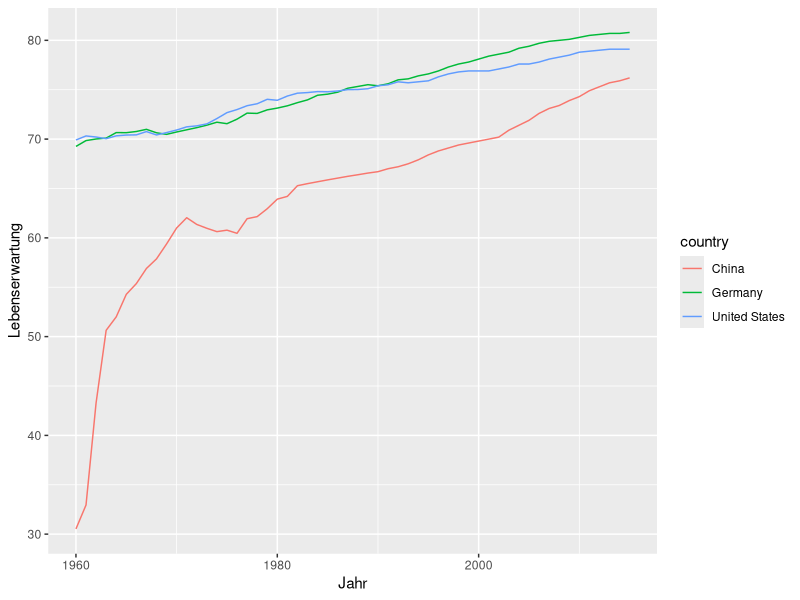
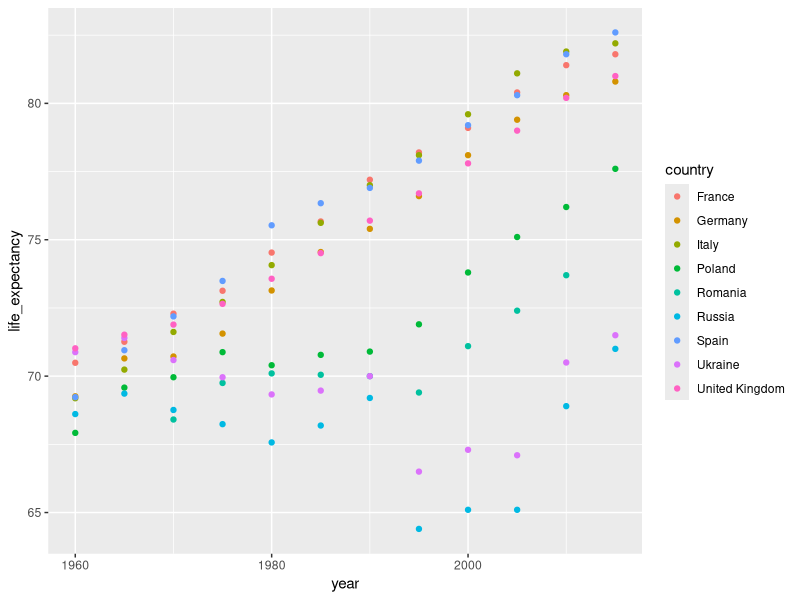
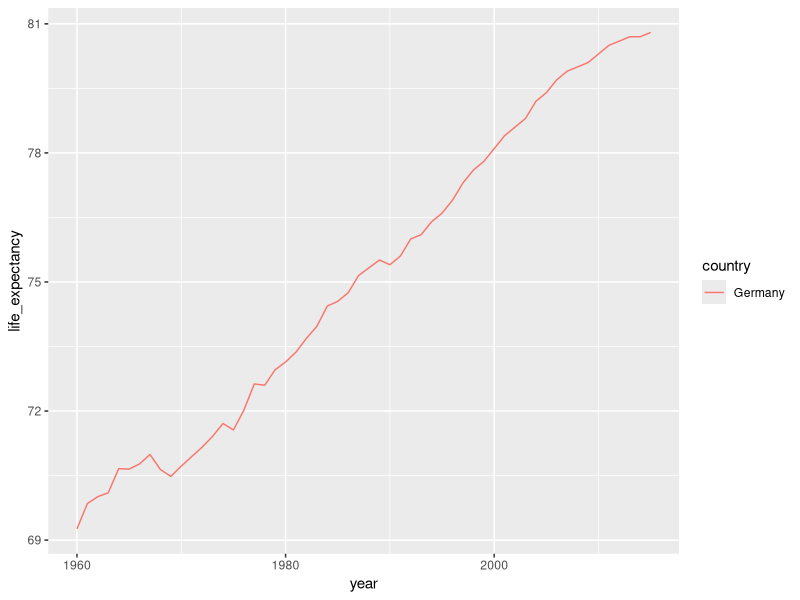
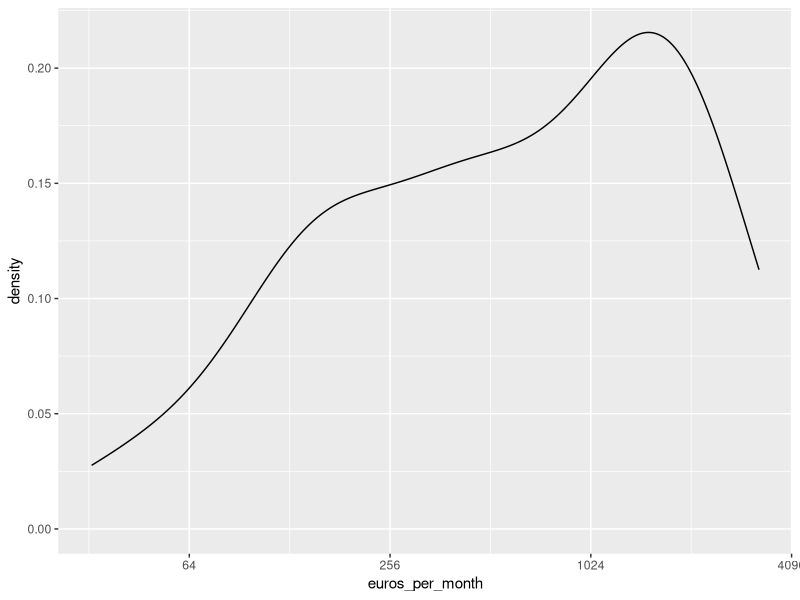
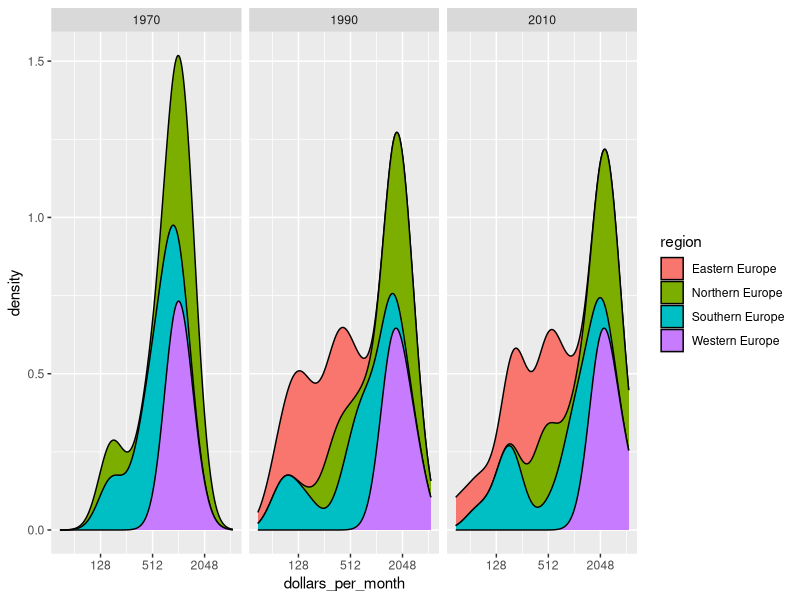
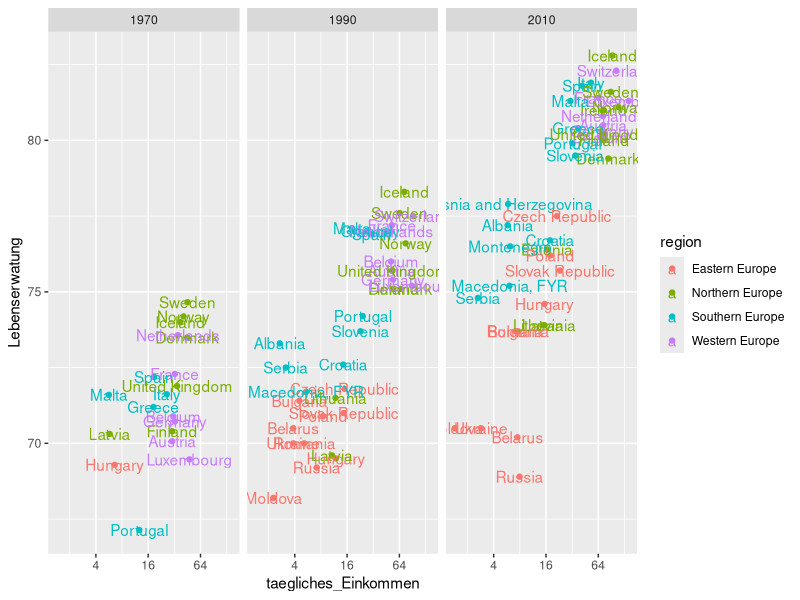
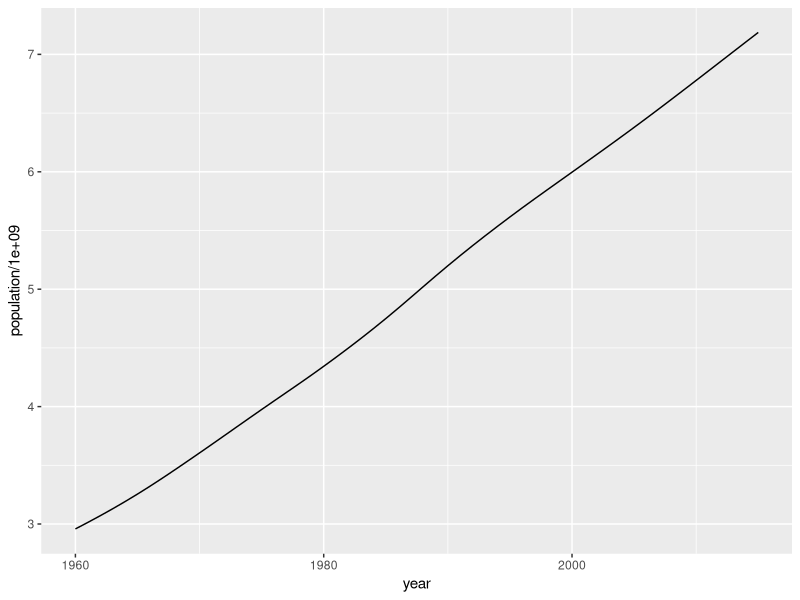

The R script that drew these images, in order:
library(dplyr)
library(dslabs)
library(ggplot2)
data(gapminder)


# herausfiltern der Daten von Deutschland, USA und China fuer die Jahre kleiner/gleich 2015
ger_us_ch <- gapminder %>%
  filter(country %in% c('Germany', 'United States', 'China'), year <= 2015) %>%
  mutate(Lebenserwartung = life_expectancy) %>% 
  mutate(Jahr = year)

ger_us_ch


# Graph zu den Lebenserwartungen 
ger_us_ch_plot <- ger_us_ch %>%
  ggplot(aes(Jahr, Lebenserwartung, color = country)) +
  geom_line()

ger_us_ch_plot


# Zusammenfassung der Lebenserwartungen fuer Deutschland, USA und China zwischen 1960 und 2015:
# geringste, 1. Quantil, Median, Durchschnitt, 3. Qunatil, hoechste
summary(ger_us_ch$life_expectancy)


# Lebenserwartung europaeischer Laender mit mehr als 20Mio Einwohnern in den Jahren 1960 bis 2015
# in Fuenfjahresschritten
europe <- gapminder %>%
  filter(year %in% c(1960,1965,1970, 1975,1980,1985,1990,1995,2000,2005,2010,2015),
         continent == 'Europe',
         fertility <= 3,
         population >= 20000000) %>%
  select(country, life_expectancy, population, year)

europe


# Graph zu Lebenserwartung (s.o.)
europe_plot <- europe %>% 
  ggplot(aes(year, life_expectancy, color = country)) +
  geom_point()

europe_plot

# Zusammenfassung der Lebenserwartungen fuer Europa > 20Mio Einwohnern im Jahr 1905 bis 2015:
# geringste, 1. Quantil, Median, Durchschnitt, 3. Qunatil, hoechste
summary(europe$life_expectancy)


# Graph ueber Anstieg der Lebenserwartungen in Deutschland von 1960 - 2015
germany <-
  gapminder %>% filter(country == 'Germany', year <= 2015) %>%
  ggplot(aes(year, life_expectancy, color = country)) + geom_line()

germany


# Durchschnittsgehaelter in Euro 2010 in Europa (EUR/Dollar Kurs entspricht 2010er Jahresdurchschnitt)
euro_monat <- gapminder %>%
  filter(year == 2010, continent == 'Europe',!is.na(gdp)) %>%
  mutate(dollars_per_month = gdp / population / 12) %>%
  mutate(euros_per_month = dollars_per_month / 1.33)

euro_monat


# Dichtediagramm der Durchschnittsgehaelter in Europa im Jahr 2010
euro_monat %>%
  ggplot(aes(euros_per_month)) +
  scale_x_continuous(trans = 'log2') +
  geom_density()


# Durchschnittliches Monatsgehalt in Europa in den Jahren 1970,1990,2010 (in Dollar)
monatsdollar <- gapminder %>%
  filter(year %in% c(1970, 1990, 2010), continent == 'Europe',!is.na(gdp)) %>%
  mutate(dollars_per_month = gdp / population / 12)


# Dichtediagramm zu oben  
monatsdollar %>%
  ggplot(aes(dollars_per_month, fill = region)) +
  scale_x_continuous(trans = 'log2') +
  geom_density(bw = 0.5, position = 'stack') +
  facet_grid(. ~ year)

# Lebenserwartung in Abhaengigkeit vom taeglichen Einkommen
gapminder_Europe_2010 <- gapminder %>%
  filter(
    year %in% c(1970, 1990, 2010),
    continent == 'Europe',!is.na(gdp),!is.na(infant_mortality)
  ) %>%
  mutate(taegliches_Einkommen = gdp / population / 365) %>% 
  mutate(Lebenserwatung = life_expectancy)

gapminder_Europe_2010

# Graph zur Lebenserwartung/taegliches Einkommen
gapminder_Europe_2010 %>%
  ggplot(aes(
    taegliches_Einkommen,
    Lebenserwatung,
    color = region,
    label = country
  )) +
  scale_x_continuous(trans = 'log2') +
  geom_point() +
  geom_text() +
  facet_grid(. ~ year)

 
# Anstieg der Weltpopulation von 1960 bis 2015
rise_population <- aggregate(population ~ year, data = gapminder,sum)
rise_population %>% 
  ggplot(aes(year, population/1000000000)) +
  geom_line()

# Zusmmenfassung der Bevoelkerung von 1960 bis 2015
summary(rise_population)
    
